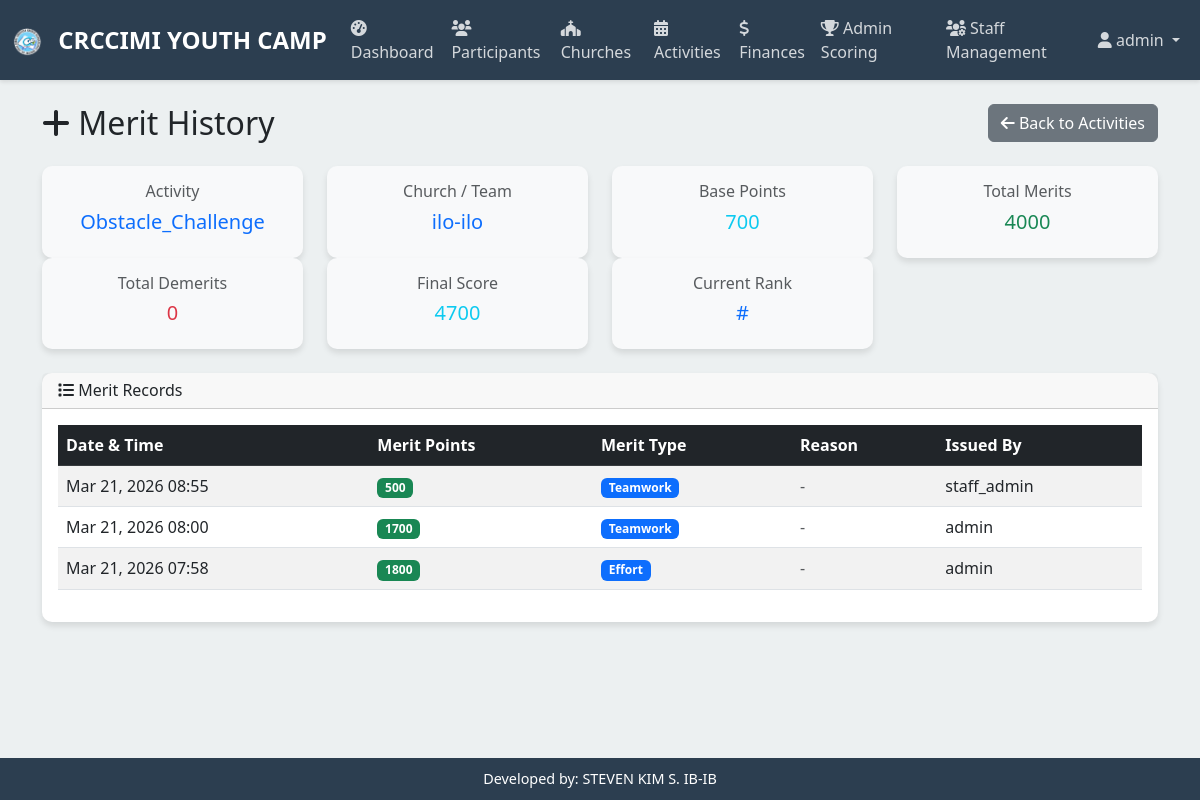
Page /merit-details/7/ (signed in) on the committed database.
### youthcamp/models.py (models this page shows, shortened)
class SurvivalGameResult(models.Model):
    activity = models.ForeignKey(Activity, on_delete=models.CASCADE)
    church = models.ForeignKey(Church, on_delete=models.CASCADE)
    points_earned = models.PositiveIntegerField(default=0)
    rank = models.PositiveIntegerField(null=True, blank=True)
    display_in_scoring = models.BooleanField(default=False)
    created_at = models.DateTimeField(auto_now_add=True)
    updated_at = models.DateTimeField(auto_now=True)
    @property
    def total_demerits(self):
        return self.demerits.aggregate(total=models.Sum('points'))['total'] or 0
    @property
    def total_merits(self):
        return self.merits.aggregate(total=models.Sum('points'))['total'] or 0
    @property
    def final_score(self):
        return (self.points_earned + self.total_merits) - self.total_demerits

class Activity(models.Model):
    ACTIVITY_TYPES = [
        ('vs_sports', 'VS Sports Game'),
        ('survival', 'Survival Game'),
    ]
    GAME_CHOICES = [
        ('basketball', 'Basketball'),
        ('volleyball', 'Volleyball'),
        ('soccer', 'Soccer'),
        ('badminton', 'Badminton'),
        ('obstacle_challenge', 'Obstacle Challenge'),
        ('team_survival', 'Team Survival'),
        ('scavenger_hunt', 'Scavenger Hunt'),
        ('relay_race', 'Relay Race'),
    ]
    name = models.CharField(max_length=200)
    activity_type = models.CharField(max_length=20, choices=ACTIVITY_TYPES)
    game_type = models.CharField(max_length=50, choices=GAME_CHOICES)
    description = models.TextField(blank=True)
    created_at = models.DateTimeField(auto_now_add=True)
    created_by = models.ForeignKey('auth.User', on_delete=models.SET_NULL, null=True, blank=True)

class Church(models.Model):
    name = models.CharField(max_length=200)
    host_pastor = models.CharField(max_length=200)
    created_at = models.DateTimeField(auto_now_add=True)
    updated_at = models.DateTimeField(auto_now=True)

class Merit(models.Model):
    MERIT_TYPES = [
        ('excellent_performance', 'Excellent Performance'),
        ('teamwork', 'Teamwork'),
        ('leadership', 'Leadership'),
        ('sportsmanship', 'Sportsmanship'),
        ('creativity', 'Creativity'),
        ('effort', 'Effort'),
        ('improvement', 'Improvement'),
        ('other', 'Other'),
    ]
    survival_result = models.ForeignKey(SurvivalGameResult, on_delete=models.CASCADE, related_name='merits')
    points = models.PositiveIntegerField(default=0)
    merit_type = models.CharField(max_length=25, choices=MERIT_TYPES)
    reason = models.TextField(blank=True, help_text="Optional reason for merit")
    recorded_by = models.ForeignKey('auth.User', on_delete=models.SET_NULL, null=True, blank=True)
    created_at = models.DateTimeField(auto_now_add=True)

### youthcamp/views.py (the view)
# urls.py: path('merit-details/<int:survival_result_id>/', views.merit_details_view, name='merit_details'),
@login_required
def merit_details_view(request, survival_result_id):
    survival_result = get_object_or_404(SurvivalGameResult, id=survival_result_id)
    merits = Merit.objects.filter(survival_result=survival_result).order_by('-created_at')
    context = {
        'survival_result': survival_result,
        'merits': merits,
        'user': request.user,
    }
    return render(request, 'merit_details.html', context)

### templates/merit_details.html (shortened to what this page needs)
{% extends 'base.html' %}
{% block content %}
<div class="container mt-4">
    <div class="row">
        <div class="col-12">
            <div class="d-flex justify-content-between align-items-center mb-4">
                <h2 class="mb-0">
                    <i class="fas fa-plus"></i> Merit History
                </h2>
                <a href="{% url 'activities' %}" class="btn btn-secondary">
                    <i class="fas fa-arrow-left"></i> Back to Activities
                </a>
            </div>
        </div>
    </div>
    <div class="row mb-4">
        <div class="col-md-3">
            <div class="card bg-light">
                <div class="card-body text-center">
                    <h6 class="text-muted">Activity</h6>
                    <h5 class="text-primary">{{ survival_result.activity.game_type.title }}</h5>
                </div>
            </div>
        </div>
        <div class="col-md-3">
            <div class="card bg-light">
                <div class="card-body text-center">
                    <h6 class="text-muted">Church / Team</h6>
                    <h5 class="text-primary">{{ survival_result.church.name }}</h5>
                </div>
            </div>
        </div>
        <div class="col-md-3">
            <div class="card bg-light">
                <div class="card-body text-center">
                    <h6 class="text-muted">Base Points</h6>
                    <h5 class="text-info">{{ survival_result.points_earned }}</h5>
                </div>
            </div>
        </div>
        <div class="col-md-3">
            <div class="card bg-light">
                <div class="card-body text-center">
                    <h6 class="text-muted">Total Merits</h6>
                    <h5 class="text-success">{{ survival_result.total_merits }}</h5>
                </div>
            </div>
        </div>
        <div class="col-md-3">
            <div class="card bg-light">
                <div class="card-body text-center">
                    <h6 class="text-muted">Total Demerits</h6>
                    <h5 class="text-danger">{{ survival_result.total_demerits }}</h5>
                </div>
            </div>
        </div>
        <div class="col-md-3">
            <div class="card bg-light">
                <div class="card-body text-center">
                    <h6 class="text-muted">Final Score</h6>
                    <h5 class="text-info">{{ survival_result.final_score }}</h5>
                </div>
            </div>
        </div>
        <div class="col-md-3">
            <div class="card bg-light">
                <div class="card-body text-center">
                    <h6 class="text-muted">Current Rank</h6>
                    <h5 class="text-primary">#{{ survival_result.calculated_rank }}</h5>
                </div>
            </div>
        </div>
    </div>
    <div class="card">
        <div class="card-header">
            <h6 class="mb-0">
                <i class="fas fa-list"></i> Merit Records
            </h6>
        </div>
        <div class="card-body">
            {% if merits %}
                <div class="table-responsive">
                    <table class="table table-striped table-hover">
                        <thead class="table-dark">
                            <tr>
                                <th>Date & Time</th>
                                <th>Merit Points</th>
                                <th>Merit Type</th>
                                <th>Reason</th>
                                <th>Issued By</th>
                            </tr>
                        </thead>
                        <tbody>
                            {% for merit in merits %}
                                <tr>
                                    <td>{{ merit.created_at|date:"M d, Y H:i" }}</td>
                                    <td>
                                        <span class="badge bg-success">{{ merit.points }}</span>
                                    </td>
                                    <td>
                                        <span class="badge bg-primary">{{ merit.get_merit_type_display }}</span>
                                    </td>
                                    <td>
                                        {% if merit.reason %}
                                            <span class="text-muted">{{ merit.reason|truncatechars:50 }}</span>
                                        {% else %}
                                            <span class="text-muted">-</span>
                                        {% endif %}
                                    </td>
                                    <td>
                                        {% if merit.recorded_by %}
                                            {{ merit.recorded_by.username }}
                                        {% else %}
                                            <span class="text-muted">System</span>
                                        {% endif %}
                                    </td>
                                </tr>
                            {% endfor %}
                        </tbody>
                    </table>
                </div>
            {% else %}
                <div class="alert alert-info">
                    <i class="fas fa-info-circle"></i> No merits recorded for this team/activity.
                    <br><br>
                    This team has not received any merit recognitions yet.
                </div>
            {% endif %}
        </div>
    </div>
</div>
{% endblock %}

### templates/base.html (shortened to what this page needs)
<!DOCTYPE html>
<html lang="en">
<head>
    <link href="https://cdn.jsdelivr.net/npm/bootstrap@5.3.0/dist/css/bootstrap.min.css" rel="stylesheet">
    <link href="https://cdnjs.cloudflare.com/ajax/libs/font-awesome/6.0.0/css/all.min.css" rel="stylesheet">
</head>
<body>
    {% if user.is_authenticated %}
    <nav class="navbar navbar-expand-lg navbar-custom">
        <div class="container-fluid">
            <span class="navbar-brand">
                <img src="/static/logo.png" alt="CRCCIMI YOUTH CAMP Logo" style="height: 30px; width: auto; margin-right: 10px;">
                CRCCIMI YOUTH CAMP
            </span>
            <div class="collapse navbar-collapse" id="navbarNav">
                <ul class="navbar-nav me-auto">
                    <li class="nav-item">
                        <a class="nav-link" href="{% url 'dashboard' %}">
                            <i class="fas fa-tachometer-alt"></i> Dashboard
                        </a>
                    </li>
                    <li class="nav-item">
                        <a class="nav-link" href="{% url 'participants' %}">
                            <i class="fas fa-users"></i> Participants
                        </a>
                    </li>
                    <li class="nav-item">
                        <a class="nav-link" href="{% url 'churches' %}">
                            <i class="fas fa-church"></i> Churches
                        </a>
                    </li>
                    <li class="nav-item">
                        <a class="nav-link" href="{% url 'activities' %}">
                            <i class="fas fa-calendar-alt"></i> Activities
                        </a>
                    </li>
                    <li class="nav-item">
                        <a class="nav-link" href="{% url 'finances' %}">
                            <i class="fas fa-dollar-sign"></i> Finances
                        </a>
                    </li>
                    {% if user.is_staff or user.is_superuser %}
                    <li class="nav-item">
                        <a class="nav-link" href="{% url 'admin_scoring' %}">
                            <i class="fas fa-trophy"></i> Admin Scoring
                        </a>
                    </li>
                    {% endif %}
                    {% if user.is_superuser %}
                    <li class="nav-item">
                        <a class="nav-link" href="{% url 'staff_management' %}">
                            <i class="fas fa-users-cog"></i> Staff Management
                        </a>
                    </li>
                    {% endif %}
                </ul>
                <ul class="navbar-nav">
                    <li class="nav-item dropdown">
                        <a class="nav-link dropdown-toggle" href="#" id="navbarDropdown" role="button" data-bs-toggle="dropdown">
                            <i class="fas fa-user"></i> {{ user.username }}
                        </a>
                    </li>
                </ul>
            </div>
        </div>
    </nav>
    {% endif %}
    <div class="main-content">
        {% block content %}{% endblock %}
    </div>
    {% if user.is_authenticated %}
    <div class="footer-credit">
        Developed by: STEVEN KIM S. IB-IB
    </div>
    {% endif %}
</body>
</html>

### templates/base.html (style rules this page uses)
:root { --primary-color: #2c3e50; --secondary-color: #3498db; --accent-color: #e74c3c; --success-color: #27ae60; --light-bg: #ecf0f1; }
body { font-family: 'Segoe UI', Tahoma, Geneva, Verdana, sans-serif; background-color: var(--light-bg); margin: 0; padding: 0; }
.navbar-custom { background-color: var(--primary-color); box-shadow: 0 2px 4px rgba(0,0,0,0.1); }
.navbar-brand { font-weight: bold; color: white !important; font-size: 1.5rem; }
.nav-link { color: rgba(255,255,255,0.8) !important; transition: color 0.3s ease; }
.card { border: none; border-radius: 10px; box-shadow: 0 4px 6px rgba(0,0,0,0.1); transition: transform 0.3s ease; }
.footer-credit { background-color: var(--primary-color); color: white; text-align: center; padding: 10px; position: fixed; bottom: 0; width: 100%; font-size: 0.9rem; }
.main-content { padding-bottom: 60px; }

### rows in the picture
SurvivalGameResult: activity.game_type "Obstacle_Challenge", church.name "ilo-ilo", points_earned "700", total_merits "4000", total_demerits "0", final_score "4700"
Merit: created_at "Mar 21, 2026 08:55", points "500", merit_type "Teamwork", recorded_by.username "staff_admin"
Merit: created_at "Mar 21, 2026 08:00", points "1700", merit_type "Teamwork", recorded_by.username "admin"
Merit: created_at "Mar 21, 2026 07:58", points "1800", merit_type "Effort", recorded_by.username "admin"

### other values in the picture
{{ user.username }} "admin"
